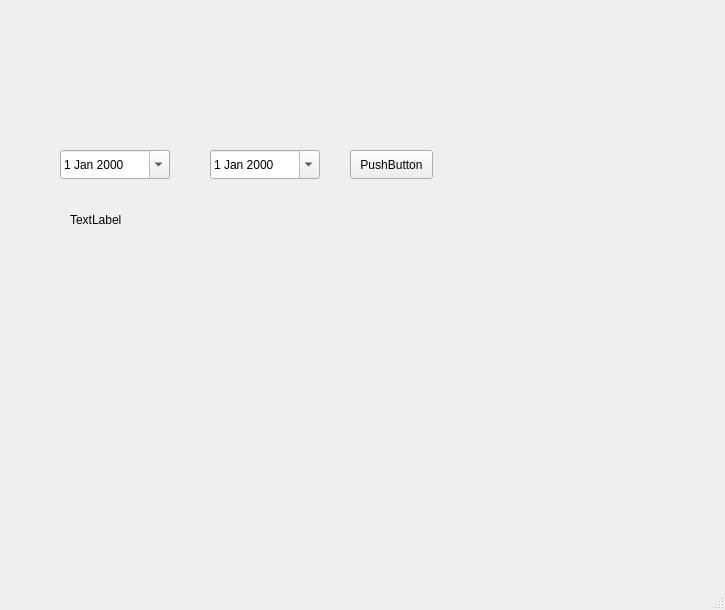
<?xml version="1.0" encoding="UTF-8"?>
<ui version="4.0">
 <class>MainWindow</class>
 <widget class="QMainWindow" name="MainWindow">
  <property name="geometry">
   <rect>
    <x>0</x>
    <y>0</y>
    <width>725</width>
    <height>610</height>
   </rect>
  </property>
  <property name="windowTitle">
   <string>MainWindow</string>
  </property>
  <widget class="QWidget" name="centralwidget">
   <widget class="QPushButton" name="pushButton">
    <property name="geometry">
     <rect>
      <x>350</x>
      <y>150</y>
      <width>83</width>
      <height>29</height>
     </rect>
    </property>
    <property name="text">
     <string>PushButton</string>
    </property>
   </widget>
   <widget class="QLabel" name="label">
    <property name="geometry">
     <rect>
      <x>70</x>
      <y>210</y>
      <width>361</width>
      <height>20</height>
     </rect>
    </property>
    <property name="text">
     <string>TextLabel</string>
    </property>
   </widget>
   <widget class="QDateEdit" name="dateEdit">
    <property name="geometry">
     <rect>
      <x>60</x>
      <y>150</y>
      <width>110</width>
      <height>29</height>
     </rect>
    </property>
    <property name="calendarPopup">
     <bool>true</bool>
    </property>
   </widget>
   <widget class="QDateEdit" name="dateEdit_2">
    <property name="geometry">
     <rect>
      <x>210</x>
      <y>150</y>
      <width>110</width>
      <height>29</height>
     </rect>
    </property>
    <property name="calendarPopup">
     <bool>true</bool>
    </property>
   </widget>
  </widget>
  <widget class="QMenuBar" name="menubar">
   <property name="geometry">
    <rect>
     <x>0</x>
     <y>0</y>
     <width>725</width>
     <height>25</height>
    </rect>
   </property>
  </widget>
  <widget class="QStatusBar" name="statusbar"/>
 </widget>
 <resources/>
 <connections/>
</ui>
